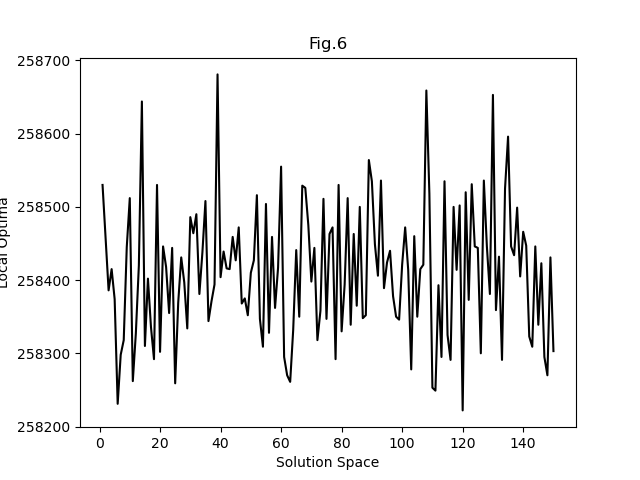

Here is the Python script that generated this plot:

import matplotlib.pyplot as plt
import pandas as pd 
import seaborn as sns 



df = pd.read_csv("Dissertation Iterated Local Search 15 mins  - 250a.csv")

#df["Solution Space"] = df["Solution Space"].map(mult)
#plt.figure(figsize=(15,8))
sns.lineplot(x="Solution Space",y="Local Optima",data = df,color ='black').set_title("Fig.6")

plt.savefig('engagement_sentiment_scatter_apparel.png')
#creates a scatterplot of engagement against sentiment with brandCategory apparel only 
"""
plt.clf()
dfn_a = dfn[( dfn.brandCategory=="apparel")] 
sns.scatterplot(x="sentiment",y="engagement",data = dfn_a[['sentiment','engagement','brandCategory']],hue="brandCategory",palette =["green"] ,alpha = 0.3).set_title("Fig.6")
plt.savefig('engagement_sentiment_scatter_apparel.png')

"""
